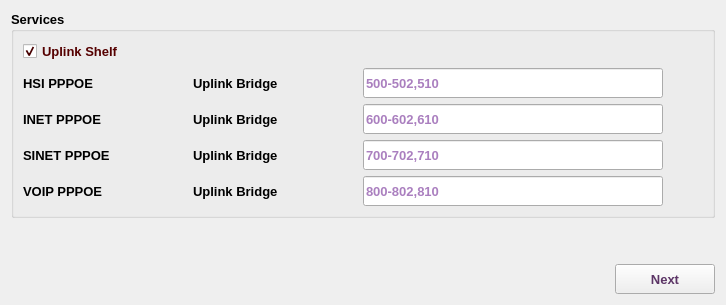
     <widget class="QWidget" name="dslamTab">
      <attribute name="title">
       <string>dslam</string>
      </attribute>
      <layout class="QVBoxLayout" name="verticalLayout_5">
       <item>
        <widget class="QGroupBox" name="servicesGB">
         <property name="minimumSize">
          <size>
           <width>0</width>
           <height>200</height>
          </size>
         </property>
         <property name="font">
          <font>
           <family>Tahoma</family>
           <pointsize>10</pointsize>
           <weight>75</weight>
           <bold>true</bold>
          </font>
         </property>
         <property name="title">
          <string>Services</string>
         </property>
         <layout class="QVBoxLayout" name="verticalLayout_9">
          <item>
           <widget class="QCheckBox" name="uplinkShelfCB">
            <property name="font">
             <font>
              <family>Tahoma</family>
              <pointsize>10</pointsize>
              <weight>75</weight>
              <bold>true</bold>
             </font>
            </property>
            <property name="styleSheet">
             <string notr="true">color: rgb(85, 0, 0);</string>
            </property>
            <property name="text">
             <string>Uplink Shelf</string>
            </property>
            <property name="checked">
             <bool>true</bool>
            </property>
           </widget>
          </item>
          <item>
           <layout class="QHBoxLayout" name="horizontalLayout_28">
            <property name="spacing">
             <number>50</number>
            </property>
            <item>
             <widget class="QLabel" name="lbl">
              <property name="minimumSize">
               <size>
                <width>120</width>
                <height>30</height>
               </size>
              </property>
              <property name="maximumSize">
               <size>
                <width>120</width>
                <height>30</height>
               </size>
              </property>
              <property name="font">
               <font>
                <family>Tahoma</family>
                <pointsize>10</pointsize>
                <weight>75</weight>
                <bold>true</bold>
               </font>
              </property>
              <property name="text">
               <string>HSI PPPOE</string>
              </property>
             </widget>
            </item>
            <item>
             <widget class="QLabel" name="label_45">
              <property name="minimumSize">
               <size>
                <width>120</width>
                <height>30</height>
               </size>
              </property>
              <property name="maximumSize">
               <size>
                <width>120</width>
                <height>30</height>
               </size>
              </property>
              <property name="font">
               <font>
                <family>Tahoma</family>
                <pointsize>10</pointsize>
                <weight>75</weight>
                <bold>true</bold>
               </font>
              </property>
              <property name="text">
               <string>Uplink Bridge</string>
              </property>
             </widget>
            </item>
            <item>
             <widget class="QLineEdit" name="hsiLE">
              <property name="minimumSize">
               <size>
                <width>300</width>
                <height>30</height>
               </size>
              </property>
              <property name="maximumSize">
               <size>
                <width>300</width>
                <height>30</height>
               </size>
              </property>
              <property name="font">
               <font>
                <family>Tahoma</family>
                <pointsize>10</pointsize>
                <weight>75</weight>
                <bold>true</bold>
               </font>
              </property>
              <property name="styleSheet">
               <string notr="true">color: rgb(85, 0, 127);</string>
              </property>
              <property name="placeholderText">
               <string>500-502,510</string>
              </property>
             </widget>
            </item>
            <item>
             <spacer name="horizontalSpacer_28">
              <property name="font">
               <font>
                <family>Tahoma</family>
                <pointsize>10</pointsize>
               </font>
              </property>
              <property name="orientation">
               <enum>Qt::Horizontal</enum>
              </property>
              <property name="sizeHint" stdset="0">
               <size>
                <width>40</width>
                <height>20</height>
               </size>
              </property>
             </spacer>
            </item>
           </layout>
          </item>
          <item>
           <layout class="QHBoxLayout" name="horizontalLayout_29">
            <property name="spacing">
             <number>50</number>
            </property>
            <item>
             <widget class="QLabel" name="label_46">
              <property name="minimumSize">
               <size>
                <width>120</width>
                <height>30</height>
               </size>
              </property>
              <property name="maximumSize">
               <size>
                <width>120</width>
                <height>30</height>
               </size>
              </property>
              <property name="font">
               <font>
                <family>Tahoma</family>
                <pointsize>10</pointsize>
                <weight>75</weight>
                <bold>true</bold>
               </font>
              </property>
              <property name="text">
               <string>INET PPPOE</string>
              </property>
             </widget>
            </item>
            <item>
             <widget class="QLabel" name="label_47">
              <property name="minimumSize">
               <size>
                <width>120</width>
                <height>30</height>
               </size>
              </property>
              <property name="maximumSize">
               <size>
                <width>120</width>
                <height>30</height>
               </size>
              </property>
              <property name="font">
               <font>
                <family>Tahoma</family>
                <pointsize>10</pointsize>
                <weight>75</weight>
                <bold>true</bold>
               </font>
              </property>
              <property name="text">
               <string>Uplink Bridge</string>
              </property>
             </widget>
            </item>
            <item>
             <widget class="QLineEdit" name="inetLE">
              <property name="minimumSize">
               <size>
                <width>300</width>
                <height>30</height>
               </size>
              </property>
              <property name="maximumSize">
               <size>
                <width>300</width>
                <height>30</height>
               </size>
              </property>
              <property name="font">
               <font>
                <family>Tahoma</family>
                <pointsize>10</pointsize>
                <weight>75</weight>
                <bold>true</bold>
               </font>
              </property>
              <property name="styleSheet">
               <string notr="true">color: rgb(85, 0, 127);</string>
              </property>
              <property name="placeholderText">
               <string>600-602,610</string>
              </property>
             </widget>
            </item>
            <item>
             <spacer name="horizontalSpacer_29">
              <property name="font">
               <font>
                <family>Tahoma</family>
                <pointsize>10</pointsize>
               </font>
              </property>
              <property name="orientation">
               <enum>Qt::Horizontal</enum>
              </property>
              <property name="sizeHint" stdset="0">
               <size>
                <width>40</width>
                <height>20</height>
               </size>
              </property>
             </spacer>
            </item>
           </layout>
          </item>
          <item>
           <layout class="QHBoxLayout" name="horizontalLayout_30">
            <property name="spacing">
             <number>50</number>
            </property>
            <item>
             <widget class="QLabel" name="label_48">
              <property name="minimumSize">
               <size>
                <width>120</width>
                <height>30</height>
               </size>
              </property>
              <property name="maximumSize">
               <size>
                <width>120</width>
                <height>30</height>
               </size>
              </property>
              <property name="font">
               <font>
                <family>Tahoma</family>
                <pointsize>10</pointsize>
                <weight>75</weight>
                <bold>true</bold>
               </font>
              </property>
              <property name="text">
               <string>SINET PPPOE</string>
              </property>
             </widget>
            </item>
            <item>
             <widget class="QLabel" name="label_49">
              <property name="minimumSize">
               <size>
                <width>120</width>
                <height>30</height>
               </size>
              </property>
              <property name="maximumSize">
               <size>
                <width>120</width>
                <height>30</height>
               </size>
              </property>
              <property name="font">
               <font>
                <family>Tahoma</family>
                <pointsize>10</pointsize>
                <weight>75</weight>
                <bold>true</bold>
               </font>
              </property>
              <property name="text">
               <string>Uplink Bridge</string>
              </property>
             </widget>
            </item>
            <item>
             <widget class="QLineEdit" name="sinetLE">
              <property name="minimumSize">
               <size>
                <width>300</width>
                <height>30</height>
               </size>
              </property>
              <property name="maximumSize">
               <size>
                <width>300</width>
                <height>30</height>
               </size>
              </property>
              <property name="font">
               <font>
                <family>Tahoma</family>
                <pointsize>10</pointsize>
                <weight>75</weight>
                <bold>true</bold>
               </font>
              </property>
              <property name="styleSheet">
               <string notr="true">color: rgb(85, 0, 127);</string>
              </property>
              <property name="placeholderText">
               <string>700-702,710</string>
              </property>
             </widget>
            </item>
            <item>
             <spacer name="horizontalSpacer_30">
              <property name="font">
               <font>
                <family>Tahoma</family>
                <pointsize>10</pointsize>
               </font>
              </property>
              <property name="orientation">
               <enum>Qt::Horizontal</enum>
              </property>
              <property name="sizeHint" stdset="0">
               <size>
                <width>40</width>
                <height>20</height>
               </size>
              </property>
             </spacer>
            </item>
           </layout>
          </item>
          <item>
           <layout class="QHBoxLayout" name="horizontalLayout_31">
            <property name="spacing">
             <number>50</number>
            </property>
            <item>
             <widget class="QLabel" name="label_50">
              <property name="minimumSize">
               <size>
                <width>120</width>
                <height>30</height>
               </size>
              </property>
              <property name="maximumSize">
               <size>
                <width>120</width>
                <height>30</height>
               </size>
              </property>
              <property name="font">
               <font>
                <family>Tahoma</family>
                <pointsize>10</pointsize>
                <weight>75</weight>
                <bold>true</bold>
               </font>
              </property>
              <property name="text">
               <string>VOIP PPPOE</string>
              </property>
             </widget>
            </item>
            <item>
             <widget class="QLabel" name="label_51">
              <property name="minimumSize">
               <size>
                <width>120</width>
                <height>30</height>
               </size>
              </property>
              <property name="maximumSize">
               <size>
                <width>120</width>
                <height>30</height>
               </size>
              </property>
              <property name="font">
               <font>
                <family>Tahoma</family>
                <pointsize>10</pointsize>
                <weight>75</weight>
                <bold>true</bold>
               </font>
              </property>
              <property name="text">
               <string>Uplink Bridge</string>
              </property>
             </widget>
            </item>
            <item>
             <widget class="QLineEdit" name="voipLE">
              <property name="minimumSize">
               <size>
                <width>300</width>
                <height>30</height>
               </size>
              </property>
              <property name="maximumSize">
               <size>
                <width>300</width>
                <height>30</height>
               </size>
              </property>
              <property name="font">
               <font>
                <family>Tahoma</family>
                <pointsize>10</pointsize>
                <weight>75</weight>
                <bold>true</bold>
               </font>
              </property>
              <property name="styleSheet">
               <string notr="true">color: rgb(85, 0, 127);</string>
              </property>
              <property name="placeholderText">
               <string>800-802,810</string>
              </property>
             </widget>
            </item>
            <item>
             <spacer name="horizontalSpacer_31">
              <property name="font">
               <font>
                <family>Tahoma</family>
                <pointsize>10</pointsize>
               </font>
              </property>
              <property name="orientation">
               <enum>Qt::Horizontal</enum>
              </property>
              <property name="sizeHint" stdset="0">
               <size>
                <width>40</width>
                <height>20</height>
               </size>
              </property>
             </spacer>
            </item>
           </layout>
          </item>
         </layout>
        </widget>
       </item>
       <item>
        <spacer name="verticalSpacer_2">
         <property name="orientation">
          <enum>Qt::Vertical</enum>
         </property>
         <property name="sizeHint" stdset="0">
          <size>
           <width>20</width>
           <height>40</height>
          </size>
         </property>
        </spacer>
       </item>
       <item>
        <layout class="QHBoxLayout" name="horizontalLayout_2">
         <item>
          <spacer name="horizontalSpacer_2">
           <property name="font">
            <font>
             <family>Tahoma</family>
             <pointsize>10</pointsize>
            </font>
           </property>
           <property name="orientation">
            <enum>Qt::Horizontal</enum>
           </property>
           <property name="sizeHint" stdset="0">
            <size>
             <width>40</width>
             <height>20</height>
            </size>
           </property>
          </spacer>
         </item>
         <item>
          <widget class="QPushButton" name="dslamNext">
           <property name="enabled">
            <bool>true</bool>
           </property>
           <property name="sizePolicy">
            <sizepolicy hsizetype="Preferred" vsizetype="Preferred">
             <horstretch>0</horstretch>
             <verstretch>0</verstretch>
            </sizepolicy>
           </property>
           <property name="minimumSize">
            <size>
             <width>100</width>
             <height>30</height>
            </size>
           </property>
           <property name="maximumSize">
            <size>
             <width>150</width>
             <height>30</height>
            </size>
           </property>
           <property name="font">
            <font>
             <family>Tahoma</family>
             <pointsize>10</pointsize>
             <weight>75</weight>
             <bold>true</bold>
            </font>
           </property>
           <property name="styleSheet">
            <string notr="true">color: rgb(92, 53, 102);</string>
           </property>
           <property name="text">
            <string>Next</string>
           </property>
           <property name="icon">
            <iconset resource="../../../../../image.qrc">
             <normaloff>:/Image/next.png</normaloff>:/Image/next.png</iconset>
           </property>
           <property name="iconSize">
            <size>
             <width>20</width>
             <height>20</height>
            </size>
           </property>
          </widget>
         </item>
        </layout>
       </item>
      </layout>
     </widget>
